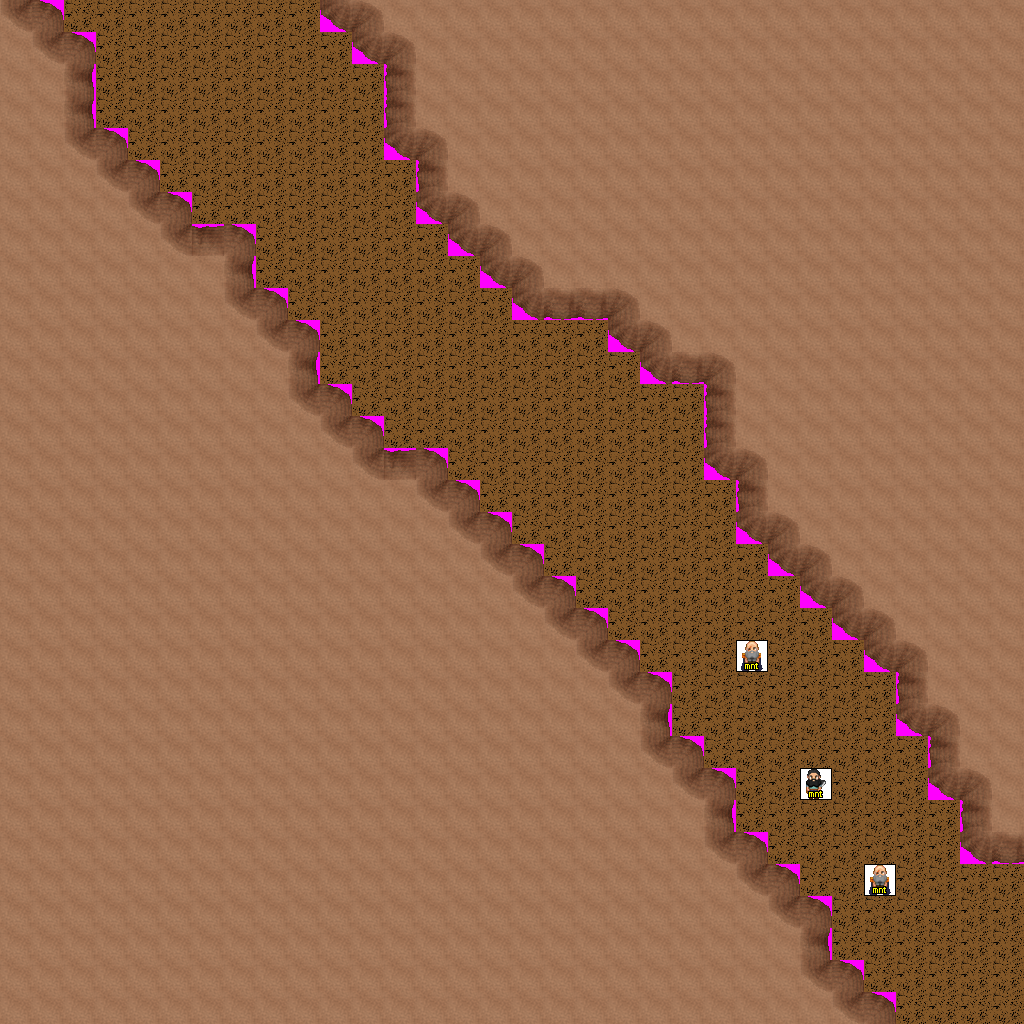

The image is a tile-based game level rendered from a .tmx file. Its description and source (layers, tilesets, objects; grid data summarised) follow:
An orthogonal 32x32 tile map with 32x32 px tiles, 6 tile layers (Ground, Objects, Above, Walkable, ...), 4 tilesets and 6 objects (3x newmap, from_west_0, from_north_0, from_south_0).

<map version="1.0" orientation="orthogonal" width="32" height="32" tilewidth="32" tileheight="32">
 <tileset firstgid="1" name="logic_creature_mountain_dwarf" tilewidth="32" tileheight="32">
  <image source="../drawable/logic_creature_mountain_dwarf.png" width="160" height="32" />
 </tileset>
 <tileset firstgid="6" name="ground_scratches" tilewidth="32" tileheight="32">
  <image source="../drawable/ground_scratches.png" width="160" height="32" />
 </tileset>
 <tileset firstgid="11" name="building_wall_int_sandstone" tilewidth="32" tileheight="32">
  <image source="../drawable/building_wall_int_sandstone.png" width="96" height="160" />
 </tileset>
 <tileset firstgid="26" name="walkable_sentinel" tilewidth="32" tileheight="32">
  <image source="../drawable/walkable_sentinel.png" width="32" height="32" />
 </tileset>
 <layer name="Ground" width="32" height="32">
  <data>[1024 cells, 1024 non-empty, 1 distinct tile ids]</data>
 </layer>
 <layer name="Objects" width="32" height="32">
  <data>[1024 cells, 0 non-empty, 0 distinct tile ids]</data>
 </layer>
 <layer name="Above" width="32" height="32">
  <data>[1024 cells, 0 non-empty, 0 distinct tile ids]</data>
 </layer>
 <layer name="Walkable" width="32" height="32">
  <data>[1024 cells, 788 non-empty, 1 distinct tile ids]</data>
 </layer>
 <layer name="Objects_stendhal" width="32" height="32">
  <data>[1024 cells, 788 non-empty, 9 distinct tile ids]</data>
 </layer>
 <layer name="Objects_stendhal2" width="32" height="32">
  <data>[1024 cells, 3 non-empty, 2 distinct tile ids]</data>
 </layer>
 <objectgroup name="Mapevents" width="32" height="32">
  <object name="exit_east_0" type="newmap" x="992" y="896" width="32" height="128">
   <properties>
    <property name="map" value="level_2_semos_mine_n2_e_x2_y2" />
    <property name="place" value="from_east_0" />
   </properties>
  </object>
  <object name="exit_south_0" type="newmap" x="896" y="992" width="128" height="32">
   <properties>
    <property name="map" value="level_2_semos_mine_n2_e_x1_y3" />
    <property name="place" value="from_south_0" />
   </properties>
  </object>
  <object name="exit_north_0" type="newmap" x="64" y="0" width="224" height="32">
   <properties>
    <property name="map" value="level_2_semos_mine_n2_e_x1_y1" />
    <property name="place" value="from_north_0" />
   </properties>
  </object>
 </objectgroup>
 <objectgroup name="Spawn" width="32" height="32">
  <object name="from_west_0" x="992" y="960" width="32" height="32" />
  <object name="from_north_0" x="960" y="992" width="32" height="32" />
  <object name="from_south_0" x="160" y="0" width="32" height="32" />
 </objectgroup>
 <objectgroup name="Keys" width="32" height="32" />
 <objectgroup name="Replace" width="32" height="32" />
</map>
